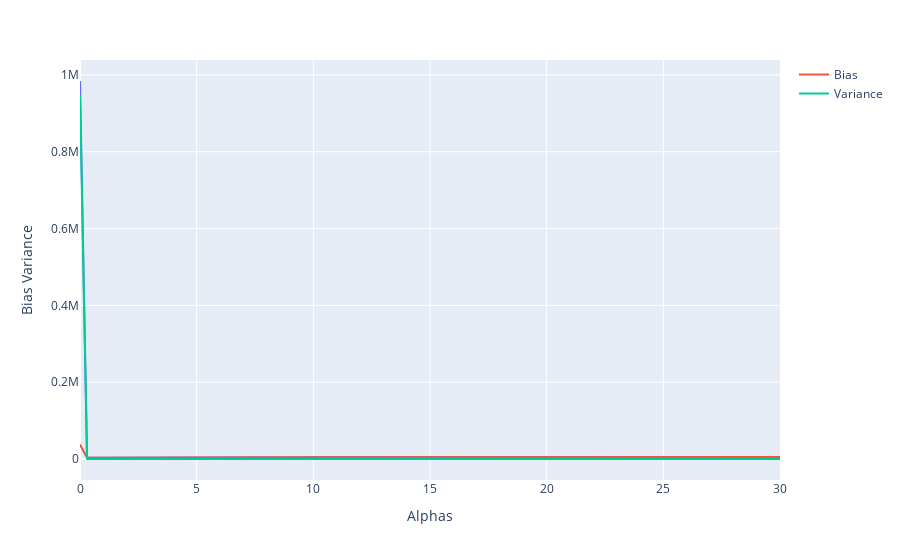

The notebook cell saved with this chart:
### Code cell
fig = px.line(x=alphas, y=loss, labels={"x": "Alphas", 'y': "Bias Variance"})
fig.add_trace(go.Line(x=alphas, y=bias, name="Bias"))
fig.add_trace(go.Line(x=alphas, y=variance, name="Variance"))
fig.show()
